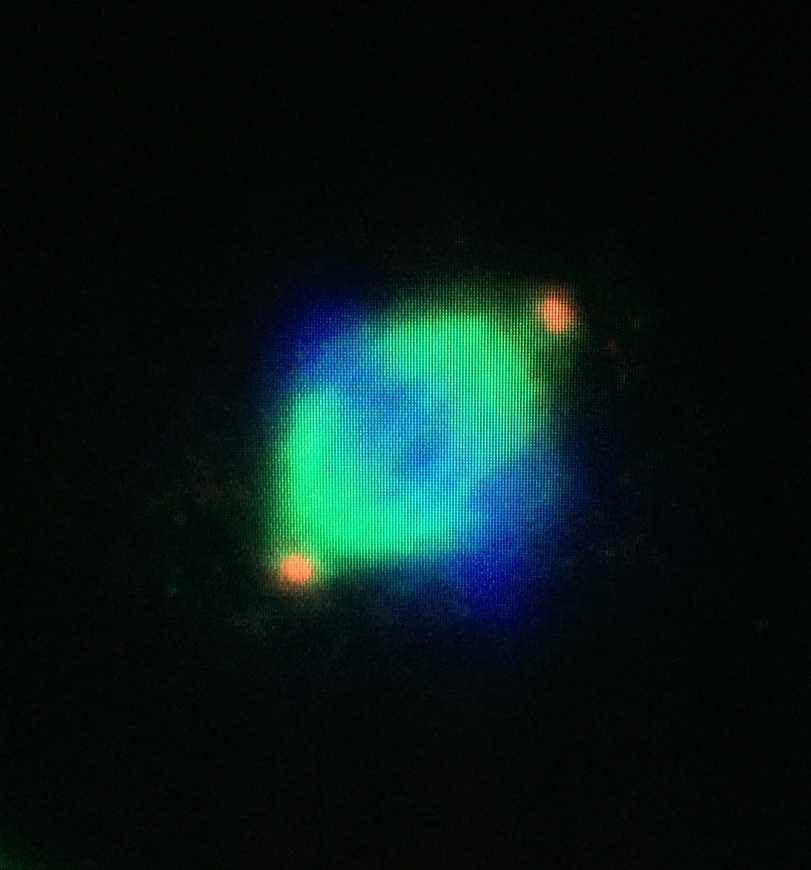
#> input picture FullSizeRender.jpg, 811 x 870 px, shrunk from 1667 x 1787 before the run
$ python -i bintu_fitting.py   (imports and definitions only)
#> lines starting #> are read from the running program, lines starting #| are printed output that depends on the picture
import numpy as np

from scipy.ndimage import maximum_filter,minimum_filter,gaussian_filter
from scipy.spatial.distance import cdist
from scipy.optimize import leastsq

# [49 lines left out: functions sphere, gauss_ker, add_source, not called in this run]
def subtract_source(im,pfit):
    return add_source(im,pos=pfit[1:4],h=-pfit[0],sig=pfit[-3:])
def plus_source(im,pfit):
    return add_source(im,pos=pfit[1:4],h=pfit[0],sig=pfit[-3:])

# [245 lines left out: functions get_seed_points_base, fitsinglegaussian_fixed_width, fast_local_fit, fit_seed_points_base, fitmultigaussian, not called in this run]


#Author: Bogdan Bintu
#Date: 6/3/2019
# Fitting tools
from pyfftw.interfaces.numpy_fft import rfftn,irfftn
from scipy import fftpack

#gaussian functions
from scipy import signal
def gker(gaus=[3,3,3],exp=8):
    szgaus = [int(gaus_*exp) for gaus_ in gaus]
    gker_ = np.outer(np.outer(signal.gaussian(szgaus[0], gaus[0]), signal.gaussian(szgaus[1], gaus[1])),
             signal.gaussian(szgaus[2], gaus[2])).reshape(szgaus)
    gker_ = gker_/np.sum(gker_)
    return gker_.astype(np.float32)
def reflect(arr,sizes=[10,10,10]):
    arr_ = arr.copy()
    for axis,size in zip(list(range(len(arr.shape))),sizes):
        arr_ = arr_.swapaxes(axis,0)
        arr_ = np.concatenate([arr_[:size][::-1],arr_,arr_[-size:][::-1]])
        arr_ = arr_.swapaxes(axis,0)
    return arr_[:-1,:-1,:-1]
def fft_gaussian(arr,gaus=[3,3,3],exp=8):
    gk3d = gker(gaus,exp)
    szs = (np.array(gk3d.shape)/2).astype(int)
    arr_ = reflect(arr,sizes=szs)
    return signal.fftconvolve(arr_,gk3d,mode='valid')
# [42 lines left out: functions best_rotation, _centered, fftconvolvefast, fft_gaussian_fast, not called in this run]
from scipy.ndimage.filters import maximum_filter
# [20 lines left out: function get_seed_points_base, not called in this run]

import cv2
# [68 lines left out: functions normalzie_im, get_seed_points_base_v2, gauss_ker, add_source, not called in this run]


from scipy.optimize import leastsq
class GaussianFit():
    # [125 lines left out: functions __init__, to_center, to_sine, to_ws, to_natural_paramaters, calc_f, not called in this run]

    def frac_conv(self,x1,x2):return 2*np.abs(x1-x2)/(x1+x2)<self.eps_frac
    def dist_conv(self,x1,x2):return np.abs(x1-x2)<self.eps_dist
    def angle_conv(self,x1,x2):return np.abs(x1-x2)<self.eps_angle
    # [99 lines left out: functions calc_eps, calc_jac, norm_w, fit, not called in this run]
    def get_im(self):
        self.calc_f(self.p_)
        return self.f0


def in_dim(x,y,z,xmax,ymax,zmax):
    keep = ((x>=0)&(x<xmax)&(y>=0)&(y<ymax)&(z>=0)&(z<zmax))>0
    return x[keep],y[keep],z[keep]
from scipy.spatial.distance import cdist
# [18 lines left out: functions closest, closest_fast, not called in this run]
from scipy.spatial import cKDTree as KDTree
def closest_faster(xyz,ic,tree,rsearch = 6):
    dists_,nns_ = tree.query(xyz,distance_upper_bound=rsearch)
    return xyz[nns_==ic].T

# [65 lines left out: functions inv_sigma, gfit_fast, not called in this run]
def in_dim(x,y,z,xmax,ymax,zmax):
    keep = ((x>=0)&(x<xmax)&(y>=0)&(y<ymax)&(z>=0)&(z<zmax))>0
    return x[keep],y[keep],z[keep]

from scipy.spatial import cKDTree as KDTree
# [63 lines left out: function fast_fit_big_image, not called in this run]
class iter_fit_seed_points():
    # [209 lines left out: functions __init__, firstfit, repeatfit, to_sigmas, to_sigmas_abc, KL_dif, not called in this run]
##2d images
import cv2
# [20 lines left out: functions blurnorm2d, fft3d_from2d, not called in this run]
import matplotlib.pyplot as plt
# [67 lines left out: functions fftalign_2d, minmax, translate, not called in this run]
from sklearn import linear_model
# [60 lines left out: functions calc_color_matrix, apply_colorcor, not called in this run]

>>> import cv2
>>> picture = cv2.imread('../../FullSizeRender.jpg')
#> picture is the input picture: shape (870, 811, 3); mean B, G, R 21.7, 23.7, 6.7
>>> result = fft_gaussian(picture)
#> the loop in reflect, `for axis,size in zip(list(range(len(arr.shape))),sizes):` made 3 passes
#> pass 2, in reflect, `arr_ = arr_.swapaxes(axis,0)`:
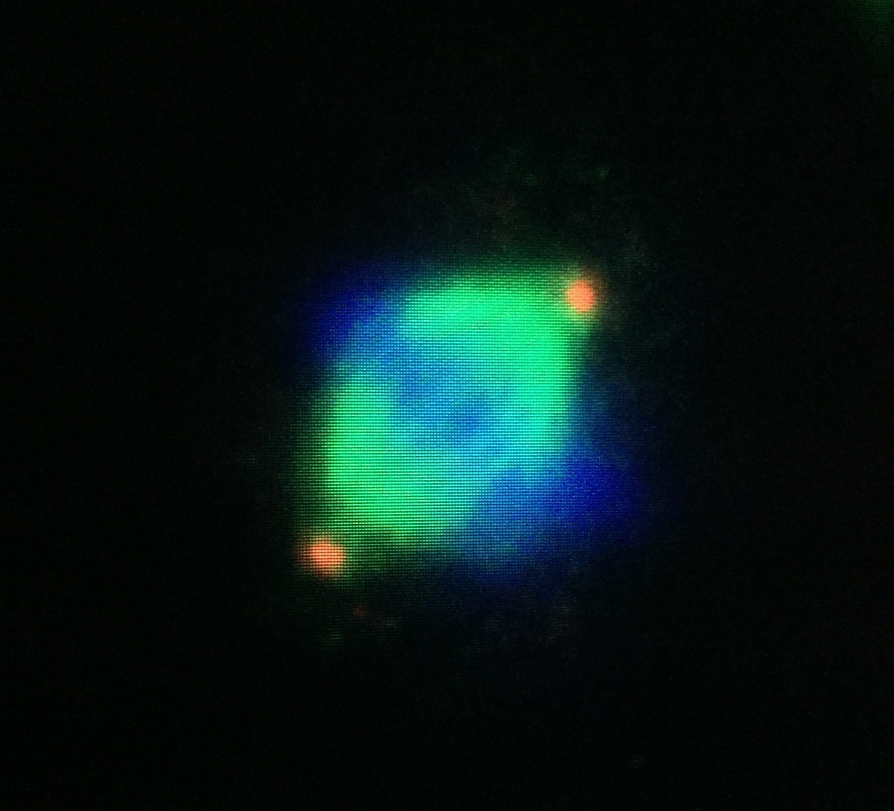
#> arr_: shape (811, 894, 3); mean B, G, R 21.2, 23.2, 6.6
#> (the run stopped early here; a loop or call above may not have finished)
